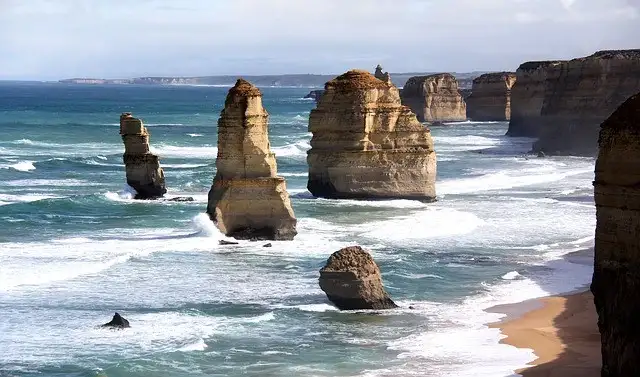
#> input picture OpenCV/Other/Editing in python/image.webp, 640 x 377 px, given in place of the camera
$ python ObjectTrackingFrame.py
#> lines starting #> are read from the running program, lines starting #| are printed output that depends on the picture
import cv2
import numpy as np

def frameDiff(prev, curr, nextF):
    diff1 = cv2.absdiff(prev, curr)
    diff2 = cv2.absdiff(curr, nextF)
    return cv2.bitwise_and(diff1, diff2)

def getFrame(cap, scale = 0.8):
#> called with scale = 0.8
    ret, frame = cap.read()
#> frame is the input picture: shape (377, 640, 3); mean B, G, R 162.2, 154.8, 147.9
    frame = cv2.resize(frame, None, fx=scale, fy=scale, interpolation=cv2.INTER_AREA)
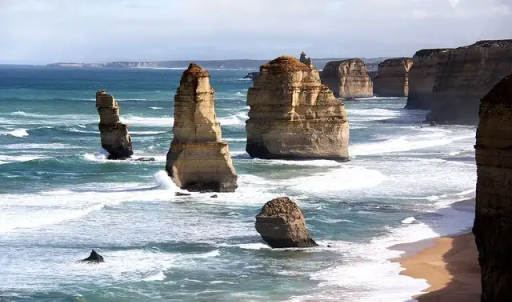
#> frame: shape (302, 512, 3); mean B, G, R 162.2, 154.8, 147.9
    return cv2.cvtColor(frame, cv2.COLOR_RGB2GRAY)
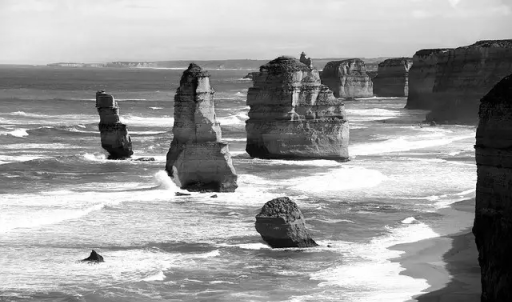
#> returned value: shape (302, 512); min 0, max 255, mean 156.2

if __name__ == '__main__':
    cap = cv2.VideoCapture(0)
    prevFrame = getFrame(cap)
    currFrame = getFrame(cap)
    nextFrame = getFrame(cap)

    while(True):
        frameDifference = frameDiff(prevFrame, currFrame, nextFrame)
#> in frameDiff, `diff1 = cv2.absdiff(prev, curr)`: diff1: shape (302, 512); every value is 0

        _,fThresh = cv2.threshold(frameDifference, 0,255, cv2.THRESH_TRIANGLE)

        cv2.imshow("Frame Diff", frameDifference)
        cv2.imshow("Thresh", fThresh)

        # Update Frames
        prevFrame = currFrame
        currFrame = nextFrame
        nextFrame = getFrame(cap)

        k=cv2.waitKey(5)
#> (key Esc is pressed here)
        if k==27:
            break

    cap.release()
    cv2.destroyAllWindows()
